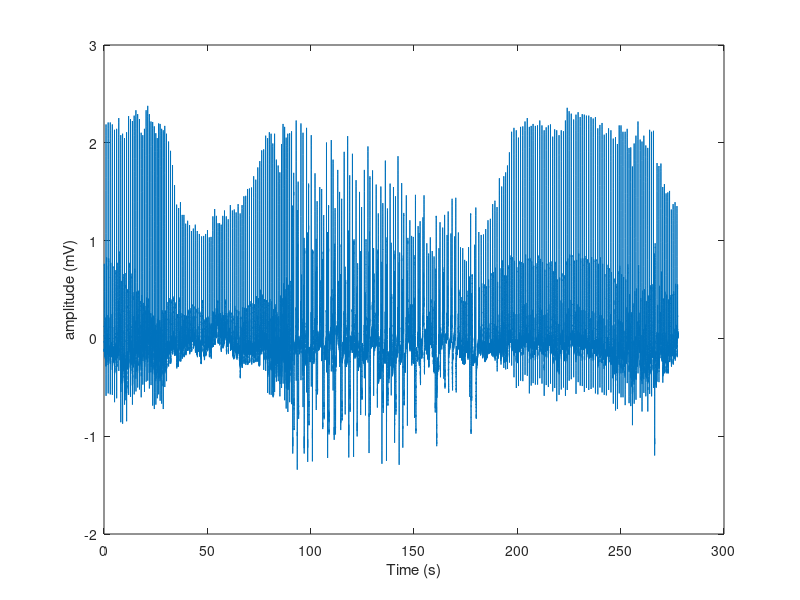

Write the MATLAB code that produced this figure. (Note: this script raises an error after producing the figure.)
load('106m.mat')
ecg = val/200;
samplingRate= 360;
ecg = ecg-mean(ecg);
ecgSection = ecg(1:100000);
dt = 1/samplingRate;
time = linspace(0, dt*length(ecgSection), length(ecgSection));
plot(time, ecgSection), xlabel('Time (s)'), ylabel('amplitude (mV)')
indices = findQRS(ecgSection);
hold on, plot(indices*dt, 0, 'rx')
load('106m.mat')